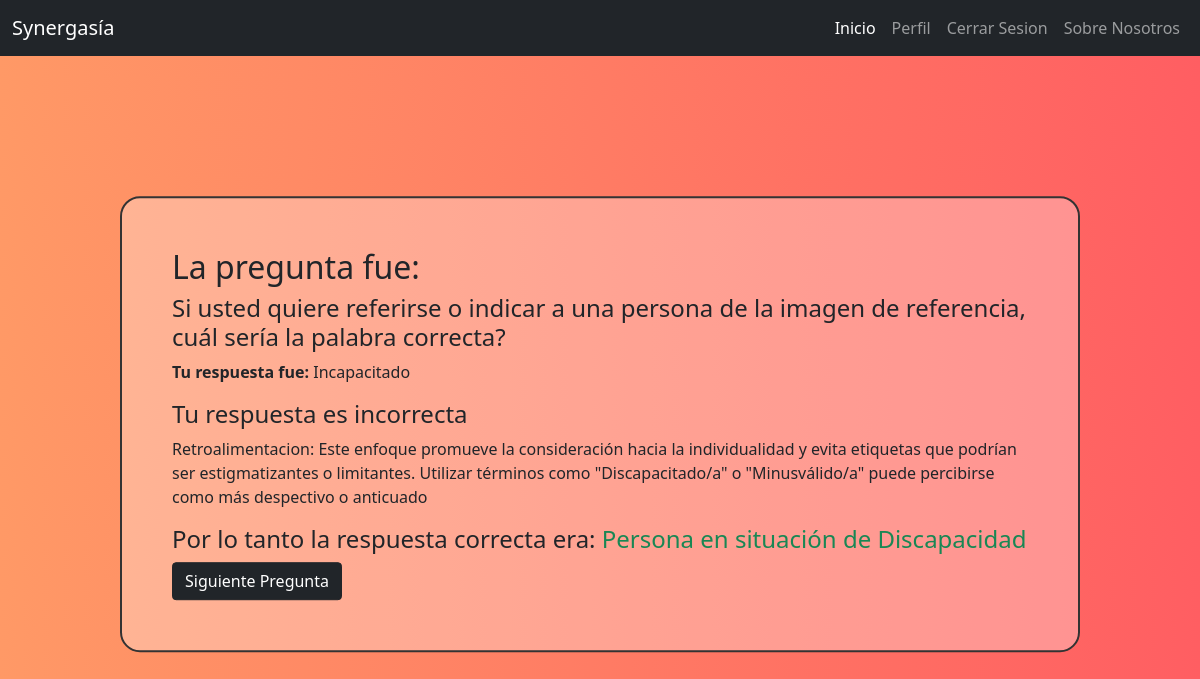
The app's page /retroalimentacion/141/ (signed in) with its own data.
### Aplicacion1/models.py (models this page shows, shortened)
class PreguntasRespondidas(models.Model):       #guarda las preguntas respondidas
    quizuser = models.ForeignKey(Usuario, on_delete=models.CASCADE,related_name='intentos', null=True)
    pregunta = models.ForeignKey(preguntas, on_delete=models.CASCADE)
    respuesta =models.ForeignKey(respuestas, on_delete=models.CASCADE,null=True)
    correcta = models.BooleanField(verbose_name='es correcta',default=False,null=False)
    puntaje_obtenido = models.DecimalField(verbose_name='Puntaje',default=0,decimal_places=0,max_digits=6)

class preguntas(models.Model):   #creacion de preguntas
    num_respuestas_correctas = 1  #cuantas respuestas correctas van a tener las preguntas
    texto = models.TextField(verbose_name='texto de pregunta')
    max_puntaje = models.DecimalField(verbose_name='Maximo Puntaje', default=1, decimal_places=0, max_digits=6)
    retroalimentacion = models.TextField(verbose_name='Retroalimentacion', blank=True)
    imagen = models.ImageField(upload_to='pregunta_imagenes/', null=True, blank=True, verbose_name='Imagen de la pregunta')

class respuestas(models.Model):   #creacion de las respuestas
    max_respuesta=4   #maximo numero de respuestas a escribir
    pregunta = models.ForeignKey(preguntas, related_name='opciones', on_delete=models.CASCADE)
    correcta = models.BooleanField(verbose_name='marcar si es la respuesta correcta', default=False, null=False)
    texto = models.TextField(verbose_name='Texto de la respuesta')
    def __str__(self):
        return self.texto

### Aplicacion1/views.py (the view)
# urls.py: path('retroalimentacion/<int:prespondida_pk>/',resultadospregunta,name="retroalimentacion_url"),
@login_required
def resultadospregunta(request, prespondida_pk):           #proporciona los datos para poder mostrar los resultados en la retroalimentacion
    respondida = get_object_or_404(PreguntasRespondidas, pk=prespondida_pk)
    retroalimentacion = respondida.pregunta.retroalimentacion
    context = {
        'respondida': respondida,
        'retroalimentacion_pregunta': retroalimentacion,
    }
    return render(request, 'retroalimentacion.html', context)

### Aplicacion1/templates/retroalimentacion.html
{% extends 'barra.html' %}
{% block content %}
<br>
<div class="container">
	<div id="retro" class="jumbotron my-4">
		<h2 class="text-custom">La pregunta fue:</h2>
		<h4 class="text-custom">{{respondida.pregunta.texto|safe}}</h4>
		<p>
			<strong>Tu respuesta fue:</strong>
			{{respondida.respuesta.texto|safe}}
		</p>
		{% if respondida.respuesta.correcta %}
		<h4 class="text-custom">Felicidades, tu respuesta es correcta</h4>
	{% else %}
		<h4 class="text-custom">Tu respuesta es incorrecta</h4>
		<p>Retroalimentacion: {{ retroalimentacion_pregunta|safe }}</p>
		{% for respuesta in respondida.pregunta.opciones.all %}
			{% if respuesta.correcta %}
				<h4>Por lo tanto la respuesta correcta era: <span class="text-success">{{respuesta}}</span></h4>
			{% endif %}
		{% endfor %}
	{% endif %}
	<a button type="button" class="btn btn-dark"/button href="{% url 'psd_url' %}">Siguiente Pregunta</a>
	</div>
</div>
{% endblock %}

### Aplicacion1/templates/barra.html (shortened to what this page needs)
{% load static %}
<!DOCTYPE html>
<html lang="es">
<head>
    <link href="https://cdn.jsdelivr.net/npm/bootstrap@5.0.2/dist/css/bootstrap.min.css" rel="stylesheet">
    <link type='text/css' href='{% static "css/estilos.css" %}' rel="stylesheet">
</head>
<body>
    <nav class="navbar navbar-expand-lg navbar-dark bg-dark fixed-top">
        <div class="container-fluid">
          <a class="navbar-brand" href="{% url 'iniciodesesion' %}">Synergasía</a>
          <div class="collapse navbar-collapse" id="navbarNav">
            <ul class="navbar-nav ms-auto">
              <li class="nav-item">
                {% if user.is_authenticated %}
                <li class="nav-item">
                <a class="nav-link active" aria-current="page" href="{% url 'inicio' %}">Inicio</a>
              </li>
              <li class="nav-item">
                <a class="nav-link" href="{% url 'perfil' %}">Perfil</a>
              </li>
              <li class="nav-item">
                <a class="nav-link" href="{% url 'logout' %}">Cerrar Sesion</a>
              </li>
              <li class="nav-item">
                <a class="nav-link" href="{% url 'nosotros' %}">Sobre Nosotros</a>
              </li>
              {% else %}
                <li class="nav-item">
                  <a class="nav-link" href="{% url 'nosotros' %}">Sobre Nosotros</a>
                </li>
              {% endif %}
            </ul>
          </div>
        </div>
      </nav>
      {% block content %}
      {% endblock %}
    </body>
</html>

### Aplicacion1/static/css/estilos.css (style rules this page uses)
body { padding-top: 1px; margin: 0; background: #ff9966; background: -webkit-linear-gradient(to left, #ff5e62, #ff9966); background: linear-gradient(to left, #ff5e62, #ff9966); }
.navbar { z-index: 1000; top: 0; width: 100%; }
.jumbotron { width: 80%; position: absolute; top: 15%; border: 2px solid #333; border-radius: 20px; padding: 50px; margin: 0 auto; background-color: rgba(255, 255, 255, 0.3); top:50%; right:50%; transform: translate(50%, -50%); }

### records on screen
PreguntasRespondidas: pregunta.texto "Si usted quiere referirse o indicar a una persona de la imagen de referencia, cuál sería la palabra correcta?", respuesta.texto "Incapacitado"
preguntas: retroalimentacion "Este enfoque promueve la consideración hacia la individualidad y evita etiquetas que podrían ser estigmatizantes o limitantes. Utilizar términos como \"Discapacitado/a\" o \"Minusválido/a\" puede percibirse como más despectivo o anticuado"
respuestas: texto "Persona en situación de Discapacidad"
